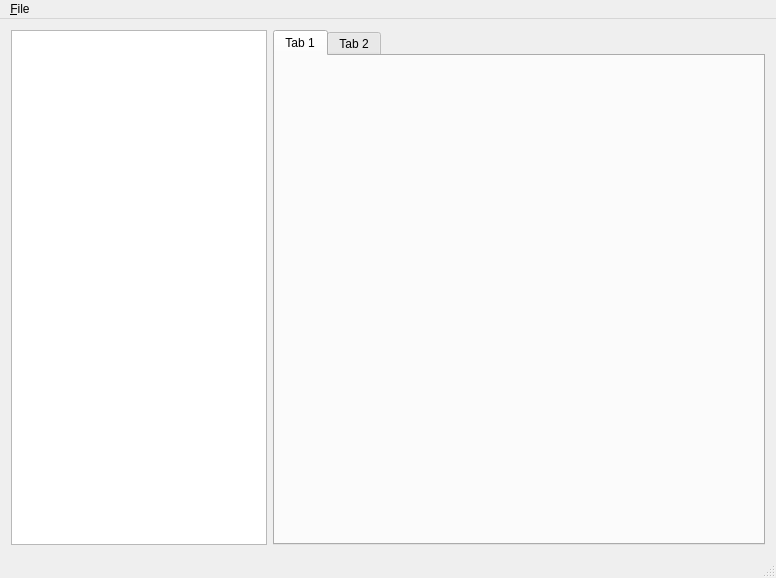
<?xml version="1.0" encoding="UTF-8"?>
<ui version="4.0">
 <class>MainWindow</class>
 <widget class="QMainWindow" name="MainWindow">
  <property name="geometry">
   <rect>
    <x>0</x>
    <y>0</y>
    <width>776</width>
    <height>578</height>
   </rect>
  </property>
  <property name="windowTitle">
   <string>Pathcompare</string>
  </property>
  <widget class="QWidget" name="centralWidget">
   <layout class="QGridLayout" name="gridLayout_5">
    <item row="0" column="0">
     <widget class="QTreeView" name="ResourceView">
      <property name="sizePolicy">
       <sizepolicy hsizetype="Preferred" vsizetype="Expanding">
        <horstretch>0</horstretch>
        <verstretch>0</verstretch>
       </sizepolicy>
      </property>
     </widget>
    </item>
    <item row="0" column="1">
     <widget class="QTabWidget" name="PluginTabs">
      <property name="sizePolicy">
       <sizepolicy hsizetype="Expanding" vsizetype="Expanding">
        <horstretch>0</horstretch>
        <verstretch>0</verstretch>
       </sizepolicy>
      </property>
      <property name="currentIndex">
       <number>0</number>
      </property>
      <property name="tabsClosable">
       <bool>false</bool>
      </property>
      <widget class="QWidget" name="tab">
       <attribute name="title">
        <string>Tab 1</string>
       </attribute>
      </widget>
      <widget class="QWidget" name="tab_2">
       <attribute name="title">
        <string>Tab 2</string>
       </attribute>
      </widget>
     </widget>
    </item>
   </layout>
  </widget>
  <widget class="QStatusBar" name="statusBar"/>
  <widget class="QMenuBar" name="menuBar">
   <property name="geometry">
    <rect>
     <x>0</x>
     <y>0</y>
     <width>776</width>
     <height>23</height>
    </rect>
   </property>
   <widget class="QMenu" name="menu_File">
    <property name="title">
     <string>&amp;File</string>
    </property>
   </widget>
   <addaction name="menu_File"/>
  </widget>
  <action name="action_Open_Path">
   <property name="text">
    <string>&amp;Open Path</string>
   </property>
  </action>
  <action name="action_Set_Reference_Path">
   <property name="text">
    <string>&amp;Set Reference Path</string>
   </property>
  </action>
  <action name="action_Export">
   <property name="text">
    <string>&amp;Export</string>
   </property>
  </action>
 </widget>
 <layoutdefault spacing="6" margin="11"/>
 <resources/>
 <connections/>
</ui>
